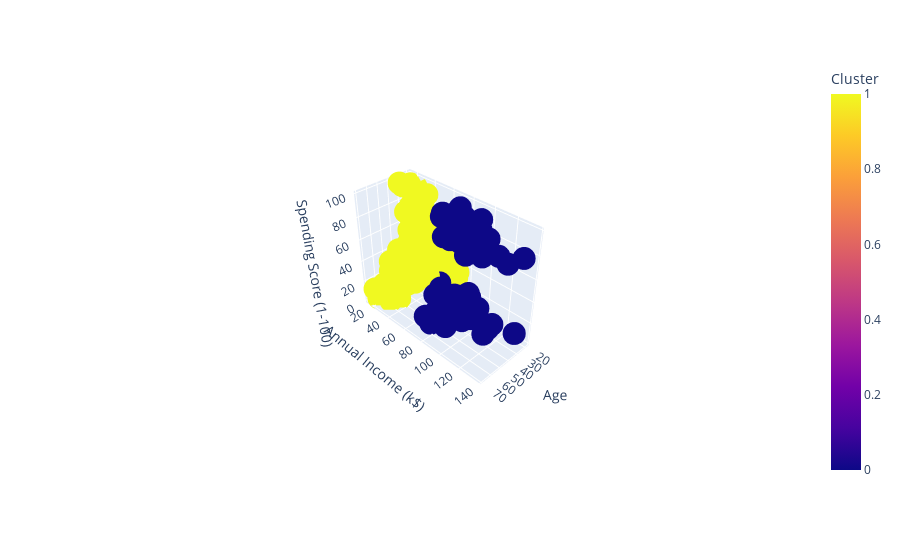

Notebook code cell kept with this figure:
### Code cell
px.scatter_3d(data_frame=h_clust_df, color='Cluster', x='Age', y='Annual Income (k$)', z='Spending Score (1-100)')

### Figure 1 — Plotly figure (JSON) as saved in the notebook; plotly's stock layout.template omitted (floating-point values rounded to 4 significant figures; data arrays with more than 128 entries replaced by an {"elided": "..."} marker saying what was removed)
{"data": [{"hovertemplate": "Age=%{x}<br>Annual Income (k$)=%{y}<br>Spending Score (1-100)=%{z}<br>Cluster=%{marker.color}<extra></extra>", "legendgroup": "", "marker": {"color": {"elided": "200 int values"}, "coloraxis": "coloraxis", "symbol": "circle"}, "mode": "markers", "name": "", "scene": "scene", "showlegend": false, "type": "scatter3d", "x": {"elided": "200 int values"}, "y": {"elided": "200 int values"}, "z": {"elided": "200 int values"}}], "layout": {"autosize": true, "coloraxis": {"colorbar": {"title": {"text": "Cluster"}}, "colorscale": [[0, "#0d0887"], [0.1111, "#46039f"], [0.2222, "#7201a8"], [0.3333, "#9c179e"], [0.4444, "#bd3786"], [0.5556, "#d8576b"], [0.6667, "#ed7953"], [0.7778, "#fb9f3a"], [0.8889, "#fdca26"], [1, "#f0f921"]]}, "legend": {"tracegroupgap": 0}, "margin": {"t": 60}, "scene": {"aspectmode": "auto", "aspectratio": {"x": 0.6093, "y": 1.429, "z": 1.148}, "camera": {"center": {"x": 0, "y": 0, "z": 0}, "eye": {"x": 2.416, "y": 2.416, "z": 2.416}, "projection": {"type": "perspective"}, "up": {"x": 0, "y": 0, "z": 1}}, "domain": {"x": [0, 1], "y": [0, 1]}, "xaxis": {"title": {"text": "Age"}, "type": "linear"}, "yaxis": {"title": {"text": "Annual Income (k$)"}, "type": "linear"}, "zaxis": {"title": {"text": "Spending Score (1-100)"}, "type": "linear"}}}}
